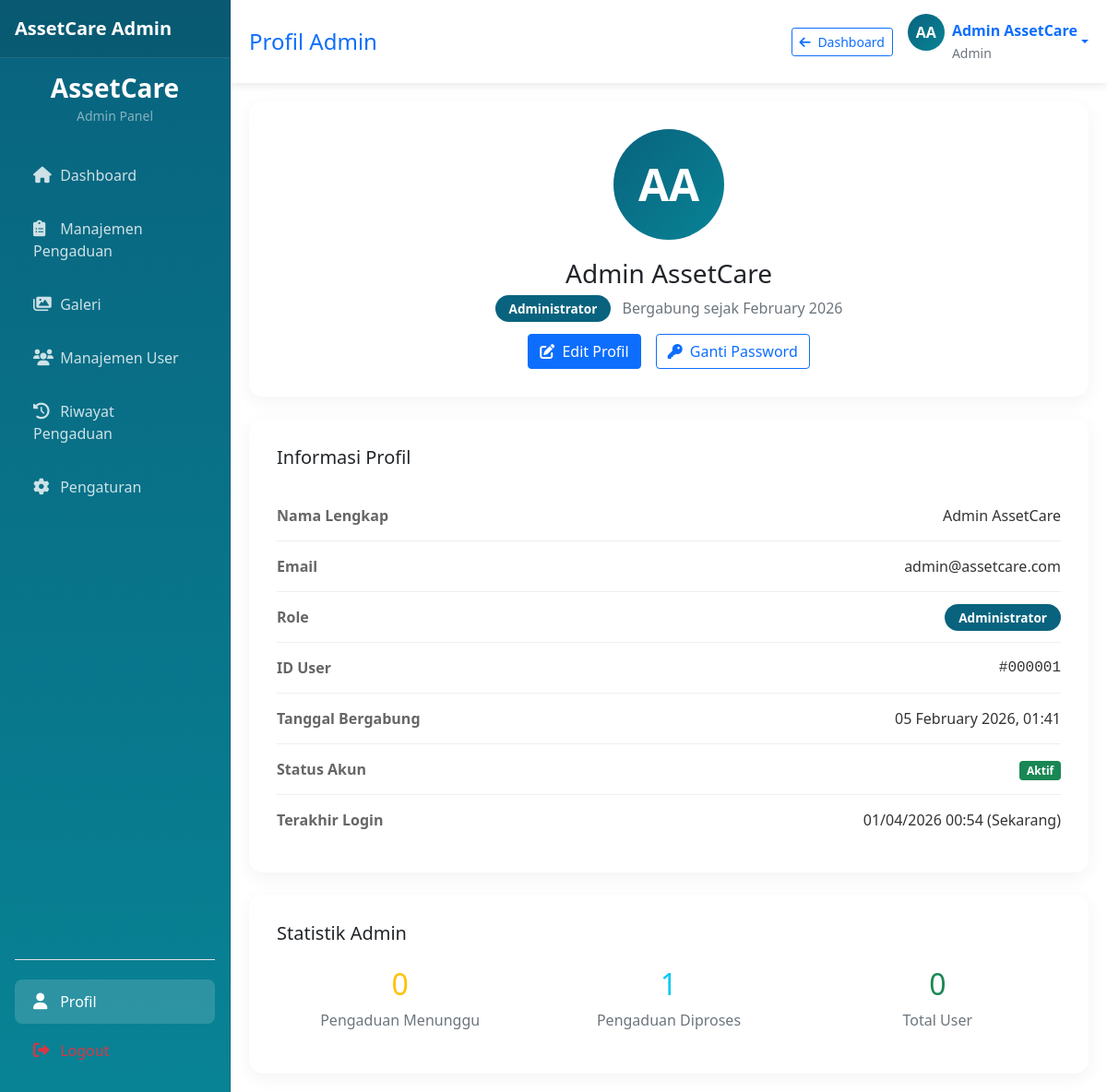
The app's page /admin/profil.php (signed in) with its own data.
### tables this page shows
CREATE TABLE `users` (
  `id` int(11) NOT NULL,
  `nama` varchar(100) NOT NULL,
  `email` varchar(100) NOT NULL,
  `password` varchar(255) NOT NULL,
  `role` enum('pegawai','admin') DEFAULT 'pegawai',
  `status` varchar(10) DEFAULT 'aktif',
  `created_at` timestamp NOT NULL DEFAULT current_timestamp(),
  `updated_at` timestamp NOT NULL DEFAULT current_timestamp() ON UPDATE current_timestamp()
);

### config/database.php (called while the page is built, shortened)
<?php
class Database {
    private $host = "localhost";
    private $username = "root";
    private $password = "";
    private $database = "sapraskantor";
    public $conn;
    public function __construct() {
        $this->conn = new mysqli($this->host, $this->username, $this->password, $this->database);
    }
    public function query($sql) {
        return $this->conn->query($sql);
    }
}
function generateInitials($name) {
    $words = explode(' ', $name);
    $initials = '';
    foreach ($words as $word) {
        if (!empty($word)) {
            $initials .= strtoupper($word[0]);
        }
    }
    return substr($initials, 0, 2);
}
?>

### admin/profil.php (the view, shortened to what this page needs)
<?php
require_once '../config/database.php';
$db = new Database();
$user_id = $_SESSION['user_id'];
$result = $db->query("SELECT * FROM users WHERE id = '$user_id'");
$user = $result->fetch_assoc();
?>
<!DOCTYPE html>
<html lang="id">
<head>
    <link href="https://cdn.jsdelivr.net/npm/bootstrap@5.1.3/dist/css/bootstrap.min.css" rel="stylesheet">
    <link rel="stylesheet" href="https://cdnjs.cloudflare.com/ajax/libs/font-awesome/6.0.0/css/all.min.css">
</head>
<body>
    <?php include 'sidebar.php'; ?>
    <div class="main-content">
        <div class="navbar-top d-flex justify-content-between align-items-center">
            <h4 class="mb-0 text-primary">Profil Admin</h4>
            <div class="d-flex align-items-center gap-3">
                <a href="index.php" class="btn btn-outline-primary btn-sm">
                    <i class="fas fa-arrow-left me-1"></i> Dashboard
                </a>
                <div class="dropdown">
                    <a href="#" class="d-flex align-items-center text-decoration-none dropdown-toggle"
                       data-bs-toggle="dropdown">
                        <div class="profile-avatar me-2" style="width: 40px; height: 40px; font-size: 1rem;">
                            <?php echo generateInitials($_SESSION['nama']); ?>
                        </div>
                        <div>
                            <span class="fw-bold"><?php echo $_SESSION['nama']; ?></span><br>
                            <small class="text-muted">Admin</small>
                        </div>
                    </a>
                </div>
            </div>
        </div>
        <div class="profile-card mb-4 text-center">
            <div class="profile-avatar">
                <?php echo generateInitials($user['nama']); ?>
            </div>
            <h3 class="mb-2"><?php echo htmlspecialchars($user['nama']); ?></h3>
            <p class="text-muted mb-3">
                <span class="badge-admin me-2">Administrator</span>
                Bergabung sejak <?php echo date('F Y', strtotime($user['created_at'])); ?>
            </p>
            <div class="d-flex justify-content-center gap-3">
                <button class="btn btn-primary" data-bs-toggle="modal" data-bs-target="#editProfilModal">
                    <i class="fas fa-edit me-1"></i> Edit Profil
                </button>
                <button class="btn btn-outline-primary" data-bs-toggle="modal" data-bs-target="#gantiPasswordModal">
                    <i class="fas fa-key me-1"></i> Ganti Password
                </button>
            </div>
        </div>
        <div class="profile-card">
            <h5 class="mb-4">Informasi Profil</h5>
            <div class="info-item">
                <span class="info-label">Nama Lengkap</span>
                <span class="info-value"><?php echo htmlspecialchars($user['nama']); ?></span>
            </div>
            <div class="info-item">
                <span class="info-label">Email</span>
                <span class="info-value"><?php echo htmlspecialchars($user['email']); ?></span>
            </div>
            <div class="info-item">
                <span class="info-label">Role</span>
                <span class="info-value">
                    <span class="badge-admin">Administrator</span>
                </span>
            </div>
            <div class="info-item">
                <span class="info-label">ID User</span>
                <span class="info-value font-monospace">#<?php echo str_pad($user['id'], 6, '0', STR_PAD_LEFT); ?></span>
            </div>
            <div class="info-item">
                <span class="info-label">Tanggal Bergabung</span>
                <span class="info-value"><?php echo date('d F Y, H:i', strtotime($user['created_at'])); ?></span>
            </div>
            <div class="info-item">
                <span class="info-label">Status Akun</span>
                <span class="info-value">
                    <span class="badge bg-success">Aktif</span>
                </span>
            </div>
            <div class="info-item">
                <span class="info-label">Terakhir Login</span>
                <span class="info-value"><?php echo date('d/m/Y H:i'); ?> (Sekarang)</span>
            </div>
        </div>
        <?php
        $admin_stats = $db->query("SELECT
            (SELECT COUNT(*) FROM pengaduan WHERE status = 'Menunggu') as menunggu,
            (SELECT COUNT(*) FROM pengaduan WHERE status = 'Diproses') as diproses,
            (SELECT COUNT(*) FROM users WHERE role = 'user') as total_users
        ")->fetch_assoc();
        ?>
        <div class="profile-card mt-4">
            <h5 class="mb-4">Statistik Admin</h5>
            <div class="row text-center">
                <div class="col-md-4 mb-3">
                    <div class="h2 text-warning"><?php echo $admin_stats['menunggu']; ?></div>
                    <div class="text-muted">Pengaduan Menunggu</div>
                </div>
                <div class="col-md-4 mb-3">
                    <div class="h2 text-info"><?php echo $admin_stats['diproses']; ?></div>
                    <div class="text-muted">Pengaduan Diproses</div>
                </div>
                <div class="col-md-4 mb-3">
                    <div class="h2 text-success"><?php echo $admin_stats['total_users']; ?></div>
                    <div class="text-muted">Total User</div>
                </div>
            </div>
        </div>
    </div>
</body>
</html>

### admin/profil.php (style rules this page uses)
:root { --primary: #09637E; --secondary: #088395; --accent: #7AB2B2; --light: #EBF4F6; }
.profile-avatar { width: 40px; height: 40px; background: var(--primary); color: white; border-radius: 50%; display: flex; align-items: center; justify-content: center; font-weight: bold; }
.main-content { margin-left: 250px; padding: 20px; }
.navbar-top { background: white; box-shadow: 0 2px 10px rgba(0, 0, 0, 0.1); padding: 15px 20px; margin: -20px -20px 20px; }
.profile-card { background: white; border-radius: 15px; box-shadow: 0 5px 20px rgba(0, 0, 0, 0.05); padding: 30px; }
.profile-avatar { width: 120px; height: 120px; background: linear-gradient(135deg, var(--primary) 0%, var(--secondary) 100%); color: white; border-radius: 50%; display: flex; align-items: center; justify-content: center; font-size: 3rem; font-weight: bold; margin: 0 auto 20px; }
.info-item { padding: 15px 0; border-bottom: 1px solid #eee; display: flex; justify-content: space-between; align-items: center; }
.info-item:last-child { border-bottom: none; }
.info-label { color: #666; font-weight: 600; min-width: 150px; }
.info-value { color: #333; font-weight: 500; text-align: right; }
.badge-admin { background: var(--primary); color: white; padding: 5px 15px; border-radius: 20px; font-size: 0.85rem; font-weight: 600; }

### admin/sidebar.php (style rules this page uses)
@media (min-width: 992px) { .main-content { margin-left: 250px; } }

### records on screen
users: nama "AA", nama "Admin AssetCare", created_at "February 2026", email "admin@assetcare.com", id "000001", created_at "05 February 2026, 01:41"

### other values on screen
generateInitials($_SESSION['nama']) "AA"
$_SESSION['nama'] "Admin AssetCare"
$admin_stats['menunggu'] "0"
$admin_stats['diproses'] "1"
$admin_stats['total_users'] "0"
